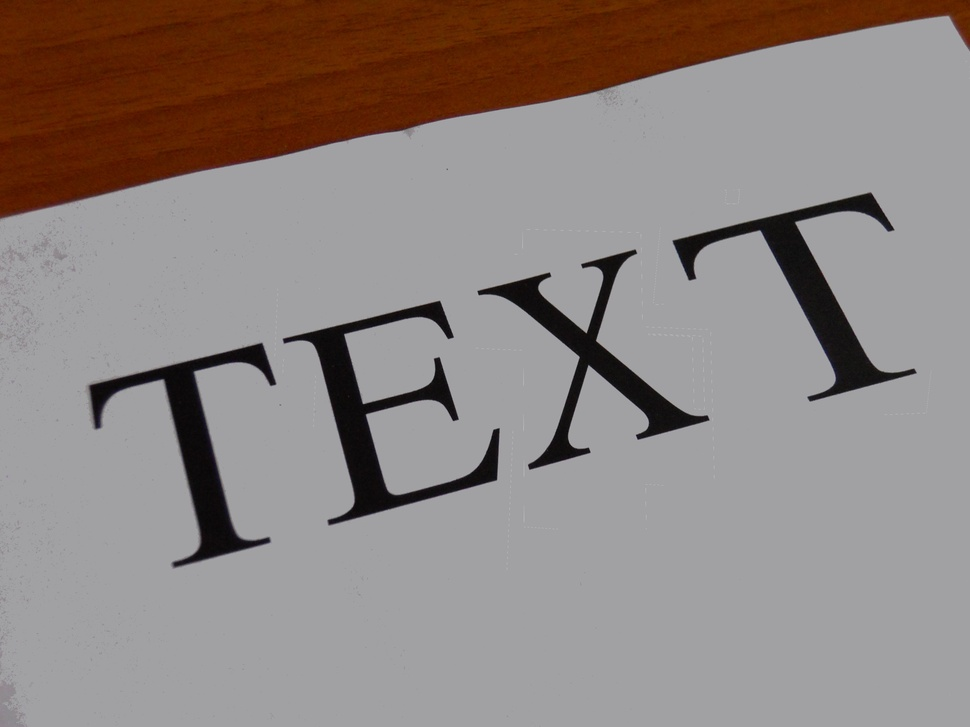
%> input picture test_files/text_tampered.jpg, 970 x 727 px, shrunk from 4000 x 3000 before the run
$ octave textTampered.m   (GNU Octave 9; MATLAB toolbox functions it lacks are replaced by stand-ins)
%> lines starting %> are read from the running program, lines starting %| are printed output that depends on the picture; in (x1, y1, x2, y2) boxes, pixels count from 0 and x2, y2 are one past the last pixel; in counts of white or black regions, pixels touching at a corner belong together; the program's own positions count from 1
path(path, '../');
photo = rgb2gray(imread('text_tampered.jpg'));
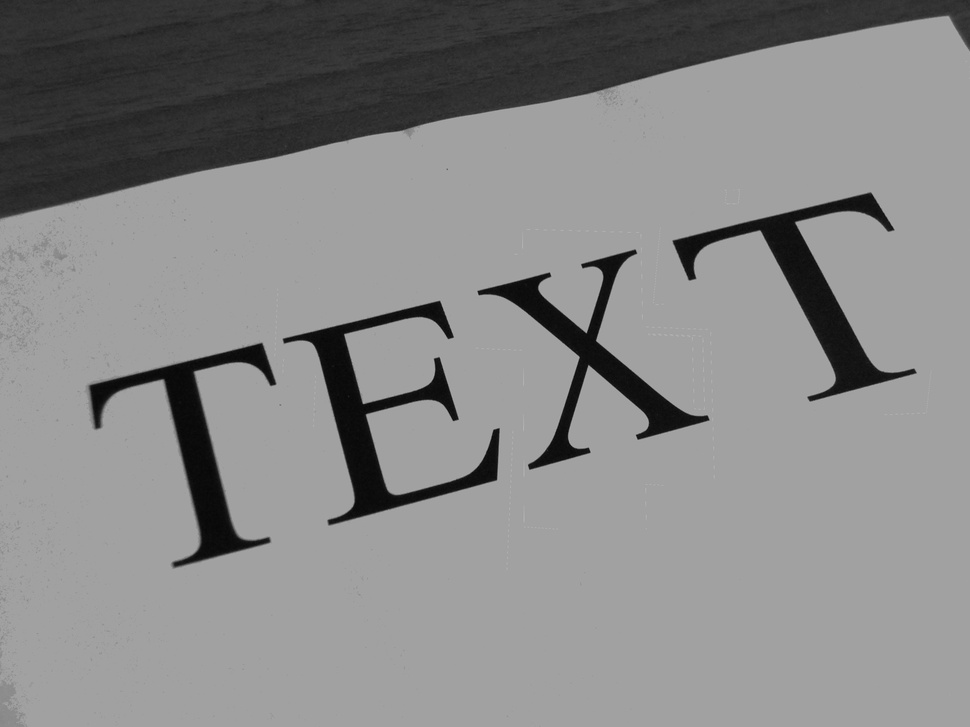
%> photo: size 727x970 uint8; min 6, max 179, mean 135.3
photo = single(im2bw(photo, 0.12) * 255);
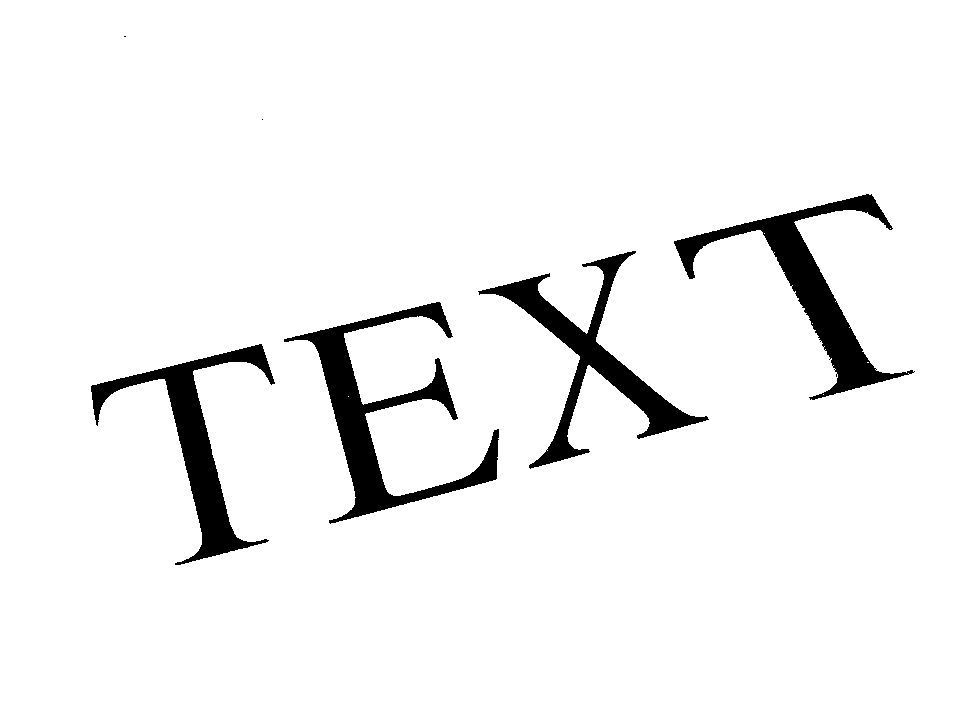
%> photo: size 727x970 single; 94.9% white; 6 black regions (2 under 20 px), largest, box (x1, y1, x2, y2) and area: (284, 302, 499, 524) 10103, (674, 194, 915, 400) 9168, (478, 251, 709, 469) 8370, (91, 344, 275, 565) 8196
world = single(rgb2gray(imread('text_world.png')));
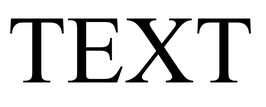
%> input picture test_files/text_world.png, 266 x 107 px, shrunk from 1096 x 440 before the run
%> world: size 107x266 single; min 0, max 255, mean 218.8
%> the run ends on the next line

detector = SiftDetector(10);
matcher = SiftMatcher(1.5);
secondMatcher = RansacMatcher(FitnessEvaluator(MatlabHomographyEstimator(), 15), 1000, 15);

authenticityEvaluation;
